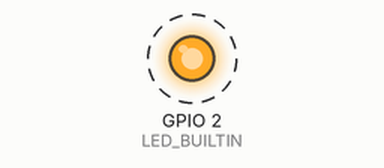
This sketch was run on a simulated ESP8266 (NodeMCU). Shown: output pins drawn as LEDs (lit = HIGH, except the on-board LED, lit = LOW). Dashed ring = blinking. WiFi joins after 1.5 s; servers stay silent unless stated; what the sketch prints to the serial monitor is not drawn.

Above: at 1.7 s.
Timing chart, 0 to 4.5 s (numbered marks = the images above):
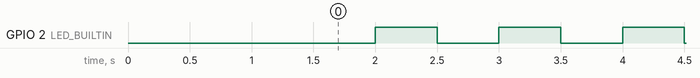

Measured:
- by itself, GPIO 2 (LED_BUILTIN): alternates HIGH for 0.50 s and LOW for 0.50 s

The sketch:

DrivenSHO.ino
```cpp
/*
    This sketch demonstrates how to set up a simple HTTP-like server.
    The server will set a GPIO pin depending on the request
      http://server_ip/gpio/0 will set the GPIO2 low,
      http://server_ip/gpio/1 will set the GPIO2 high
    server_ip is the IP address of the ESP8266 module, will be
    printed to Serial when the module is connected.
*/

#include <ESP8266WiFi.h>

const char* ssid = "TP-LINK_DA44";
const char* password = "70982589";
int ms = 500;
int state = 0;
unsigned long next = 0;

// Create an instance of the server
// specify the port to listen on as an argument
WiFiServer server(80);

void setup() {
  Serial.begin(115200);
  delay(10);

  pinMode(LED_BUILTIN, OUTPUT);
  digitalWrite(LED_BUILTIN, 0);

  // Connect to WiFi network
  Serial.println();
  Serial.println();
  Serial.print("Connecting to ");
  Serial.println(ssid);
  IPAddress ip(192, 168, 0, 176);
  IPAddress gateway(192, 168, 0, 1);
  IPAddress subnet(255, 255, 255, 0);
  IPAddress dns(192, 168, 0, 1);

  WiFi.config(ip, gateway, subnet, dns);

  WiFi.begin(ssid, password);

  while (WiFi.status() != WL_CONNECTED) {
    delay(500);
    Serial.print(".");
  }
  Serial.println("");
  Serial.println("WiFi connected");

  // Start the server
  server.begin();
  Serial.println("Server started");

  // Print the IP address
  Serial.println(WiFi.localIP());
}

void loop() {
  int cur = millis();

  if (cur >= next) {
    state = !state;
    digitalWrite(LED_BUILTIN, state);
    next += ms;
  }

  // Check if a client has connected
  WiFiClient client = server.available();
  if (!client) {
    return;
  }

  // Wait until the client sends some data
  Serial.println("new client");
  while (!client.available()) {
    delay(10);
  }

  // Read the first line of the request
  String req = client.readStringUntil('\r');
  Serial.println(req);
  client.flush();

  // Match the request
  int val = req.lastIndexOf("ms=");
  if (val > 0) {
    String substr1 = req.substring(val + 3);
    int val1 = substr1.indexOf(" ");
    String substr = substr1.substring(0, val1);
    ms = substr.toInt() / 2;
    Serial.println("setting new value");
    Serial.println(substr);
  }
  client.setNoDelay(true);


  // Prepare the response
  String s = "HTTP/1.1 200 OK\r\nContent-Type: text/html\r\n\r\n<!DOCTYPE HTML>\r\n<html>\r\nHanno Rein's Wifi Driven Damped SHO<br>Current period: ";
  s += ms * 2;
  s += "ms.<br><form method='get'>New value: <input type='text' name='ms'><br> <input type='submit' value='Submit'></form>";
  // Send the response to the client
  client.print(s);
  delay(10);
  client.flush();

  Serial.println("Client disonnected");

  // The client will actually be disconnected
  // when the function returns and 'client' object is detroyed
}
```
